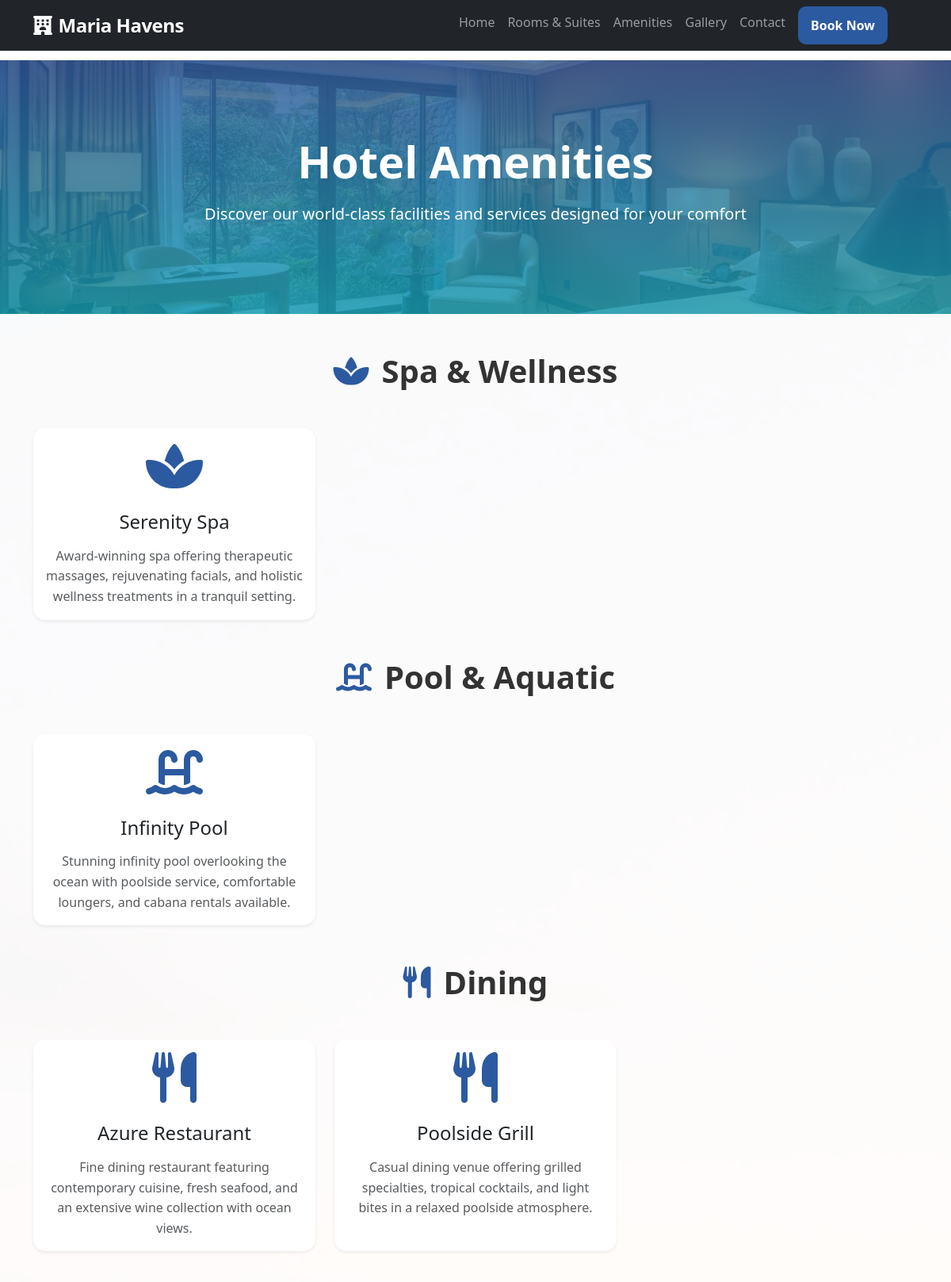
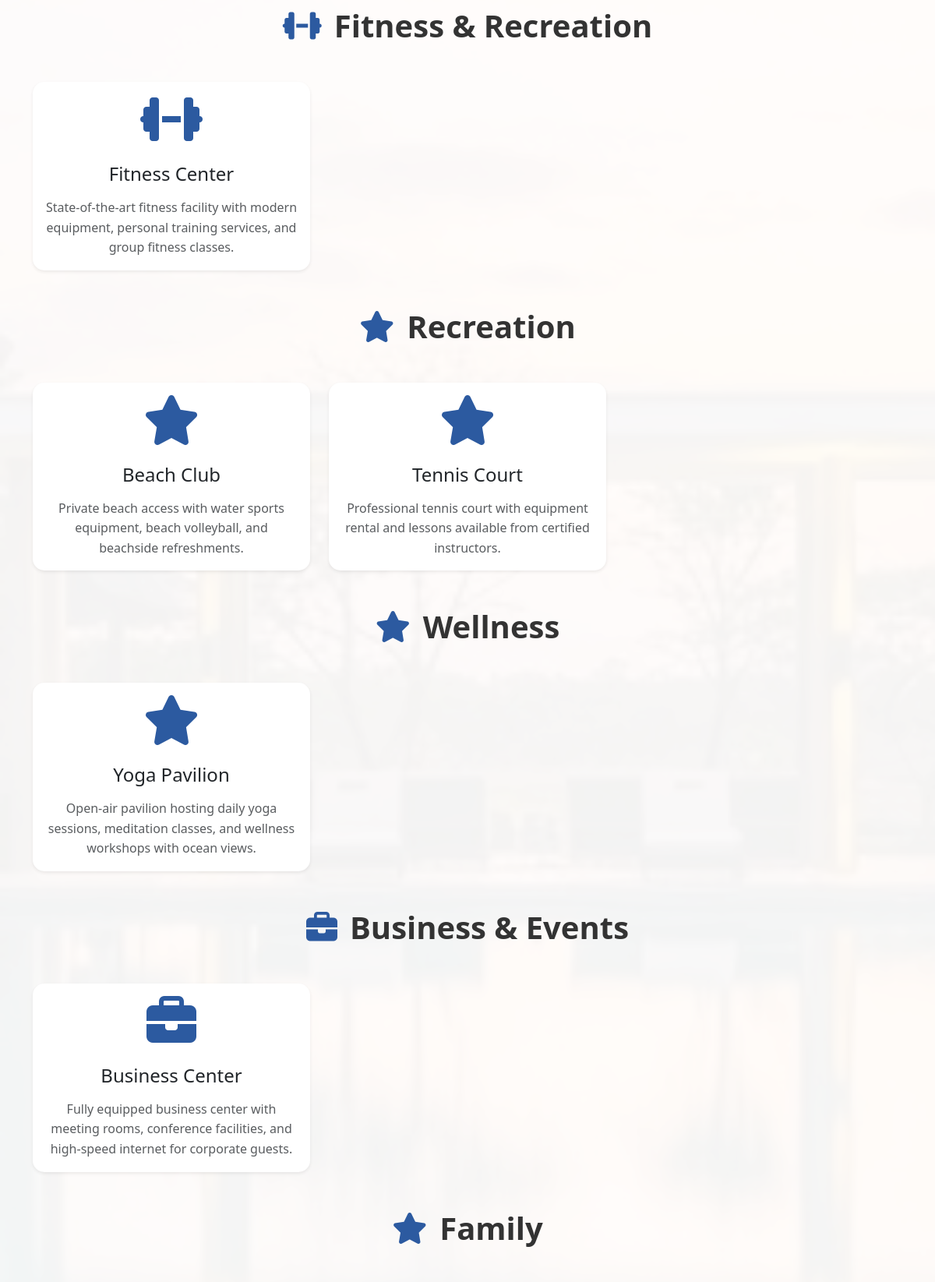
The page /amenities (upper part) on the database its author committed (2 pictures, top to bottom).
### models.py (models this page shows, shortened)
class Amenity(db.Model):
    __tablename__ = 'amenities'
    id = db.Column(db.Integer, primary_key=True)
    name = db.Column(db.String(100), nullable=False)
    description = db.Column(Text, nullable=False)
    category = db.Column(db.String(50), nullable=False)  # spa, dining, fitness, etc.
    image_url = db.Column(db.String(200))
    is_active = db.Column(db.Boolean, default=True)
    created_at = db.Column(db.DateTime, default=datetime.utcnow)

### routes.py (the view)
@app.route('/amenities')
def amenities():
    all_amenities = Amenity.query.filter_by(is_active=True).all()
    amenities_by_category = {}
    for amenity in all_amenities:
        if amenity.category not in amenities_by_category:
            amenities_by_category[amenity.category] = []
        amenities_by_category[amenity.category].append(amenity)
    return render_template('amenities.html', amenities_by_category=amenities_by_category)

### templates/amenities.html (shortened to what this page needs)
{% extends "base.html" %}
{% block content %}
<section class="page-header d-flex align-items-center justify-content-center text-center text-white">
    <div class="container">
        <h1 class="display-4 fw-bold mb-3">Hotel Amenities</h1>
        <p class="lead">Discover our world-class facilities and services designed for your comfort</p>
    </div>
</section>
<section class="py-5 amenities-bg">
    <div class="container">
        {% if amenities_by_category %}
            {% for category, category_amenities in amenities_by_category.items() %}
            <div class="mb-5">
                <div class="text-center mb-5">
                    <h2 class="display-6 fw-bold text-capitalize">
                        {% if category == 'spa' %}
                            <i class="fas fa-spa text-primary me-3"></i>Spa & Wellness
                        {% elif category == 'dining' %}
                            <i class="fas fa-utensils text-primary me-3"></i>Dining
                        {% elif category == 'fitness' %}
                            <i class="fas fa-dumbbell text-primary me-3"></i>Fitness & Recreation
                        {% elif category == 'pool' %}
                            <i class="fas fa-swimming-pool text-primary me-3"></i>Pool & Aquatic
                        {% elif category == 'business' %}
                            <i class="fas fa-briefcase text-primary me-3"></i>Business & Events
                        {% else %}
                            <i class="fas fa-star text-primary me-3"></i>{{ category.title() }}
                        {% endif %}
                    </h2>
                </div>
                <div class="row g-4">
                    {% for amenity in category_amenities %}
                    <div class="col-lg-4 col-md-6">
                        <div class="card border-0 shadow-sm h-100">
                            <div class="card-body text-center">
                                <div class="amenity-icon mb-4">
                                    {% if amenity.image_url %}
                                        <img src="{{ amenity.image_url }}" class="img-fluid rounded" alt="{{ amenity.name }}" style="height: 100px; width: 100px; object-fit: cover;">
                                    {% else %}
                                        {% if category == 'spa' %}
                                            <i class="fas fa-spa text-primary" style="font-size: 4rem;"></i>
                                        {% elif category == 'dining' %}
                                            <i class="fas fa-utensils text-primary" style="font-size: 4rem;"></i>
                                        {% elif category == 'fitness' %}
                                            <i class="fas fa-dumbbell text-primary" style="font-size: 4rem;"></i>
                                        {% elif category == 'pool' %}
                                            <i class="fas fa-swimming-pool text-primary" style="font-size: 4rem;"></i>
                                        {% elif category == 'business' %}
                                            <i class="fas fa-briefcase text-primary" style="font-size: 4rem;"></i>
                                        {% else %}
                                            <i class="fas fa-star text-primary" style="font-size: 4rem;"></i>
                                        {% endif %}
                                    {% endif %}
                                </div>
                                <h4 class="card-title mb-3">{{ amenity.name }}</h4>
                                <p class="card-text text-muted">{{ amenity.description }}</p>
                            </div>
                        </div>
                    </div>
                    {% endfor %}
                </div>
            </div>
            {% endfor %}
        {% endif %}
    </div>
</section>
{% endblock %}

### templates/base.html (shortened to what this page needs)
<!DOCTYPE html>
<html lang="en">
<head>
    <link href="https://cdn.jsdelivr.net/npm/bootstrap@5.3.0/dist/css/bootstrap.min.css" rel="stylesheet">
    <link href="https://cdnjs.cloudflare.com/ajax/libs/font-awesome/6.4.0/css/all.min.css" rel="stylesheet">
    <link href="{{ url_for('static', filename='css/style.css') }}" rel="stylesheet">
</head>
<body>
    <nav class="navbar navbar-expand-lg navbar-dark bg-dark fixed-top">
        <div class="container">
            <a class="navbar-brand fw-bold" href="{{ url_for('index') }}">
                <i class="fas fa-hotel me-2"></i>Maria Havens
            </a>
            <div class="collapse navbar-collapse" id="navbarNav">
                <ul class="navbar-nav ms-auto">
                    <li class="nav-item">
                        <a class="nav-link" href="{{ url_for('index') }}">Home</a>
                    </li>
                    <li class="nav-item">
                        <a class="nav-link" href="{{ url_for('rooms') }}">Rooms & Suites</a>
                    </li>
                    <li class="nav-item">
                        <a class="nav-link" href="{{ url_for('amenities') }}">Amenities</a>
                    </li>
                    <li class="nav-item">
                        <a class="nav-link" href="{{ url_for('gallery') }}">Gallery</a>
                    </li>
                    <li class="nav-item">
                        <a class="nav-link" href="{{ url_for('contact') }}">Contact</a>
                    </li>
                    <li class="nav-item">
                        <a class="nav-link btn btn-primary text-white ms-2 px-3" href="{{ url_for('booking') }}">Book Now</a>
                    </li>
                    <li class="nav-item">
                        <a class="nav-link text-muted ms-2" href="{{ url_for('admin_login') }}">
                            <i class="fas fa-lock"></i>
                        </a>
                    </li>
                </ul>
            </div>
        </div>
    </nav>
    <main>
        {% block content %}{% endblock %}
    </main>
</body>
</html>

### static/css/style.css (style rules this page uses)
:root { --primary-color: #2c5aa0; --secondary-color: #f8f9fa; --accent-color: #17a2b8; --dark-color: #343a40; --light-color: #ffffff; }
body { font-family: 'Segoe UI', Tahoma, Geneva, Verdana, sans-serif; line-height: 1.6; color: #333; }
.navbar-brand { font-size: 1.5rem; letter-spacing: -0.5px; }
.page-header { height: 40vh; background: linear-gradient(rgba(44, 90, 160, 0.8), rgba(23, 162, 184, 0.8)), url('../images/Luxury_hotel_room_interior_fdca1279.png') center/cover no-repeat; position: relative; margin-top: 76px; }
.card { transition: transform 0.3s ease, box-shadow 0.3s ease; border-radius: 15px; overflow: hidden; }
.btn-primary { background: var(--primary-color); border-color: var(--primary-color); border-radius: 10px; padding: 12px 25px; font-weight: 600; transition: all 0.3s ease; }
.amenity-icon i { transition: transform 0.3s ease, color 0.3s ease; }
.text-primary { color: var(--primary-color) !important; }
.amenities-bg { background: linear-gradient(rgba(255, 255, 255, 0.95), rgba(255, 255, 255, 0.95)), url('../images/Hotel_spa_and_pool_amenities_225586e3.png') center/cover no-repeat fixed; }

### rows shown on the page
Amenity: category "spa" (drawn), name "Serenity Spa", description "Award-winning spa offering therapeutic massages, rejuvenating facials, and holistic wellness treatments in a tranquil setting."
Amenity: category "pool" (drawn), name "Infinity Pool", description "Stunning infinity pool overlooking the ocean with poolside service, comfortable loungers, and cabana rentals available."
Amenity: category "dining" (drawn), name "Azure Restaurant", description "Fine dining restaurant featuring contemporary cuisine, fresh seafood, and an extensive wine collection with ocean views."
Amenity: name "Poolside Grill", description "Casual dining venue offering grilled specialties, tropical cocktails, and light bites in a relaxed poolside atmosphere."
Amenity: category "fitness" (drawn), name "Fitness Center", description "State-of-the-art fitness facility with modern equipment, personal training services, and group fitness classes."
Amenity: title "Recreation", name "Beach Club", description "Private beach access with water sports equipment, beach volleyball, and beachside refreshments."
Amenity: name "Tennis Court", description "Professional tennis court with equipment rental and lessons available from certified instructors."
Amenity: title "Wellness", name "Yoga Pavilion", description "Open-air pavilion hosting daily yoga sessions, meditation classes, and wellness workshops with ocean views."
Amenity: category "business" (drawn), name "Business Center", description "Fully equipped business center with meeting rooms, conference facilities, and high-speed internet for corporate guests."
Amenity: title "Family"
